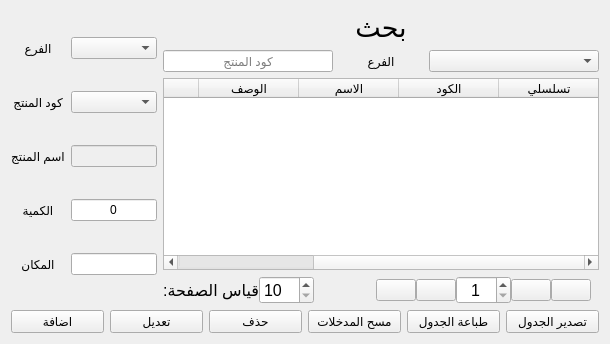
                <widget class="QWidget" name="tab_9">
                 <attribute name="title">
                  <string>منتجات الفرع</string>
                 </attribute>
                 <layout class="QVBoxLayout" name="verticalLayout_8">
                  <item>
                   <layout class="QHBoxLayout" name="horizontalLayout_14" stretch="1,3">
                    <item>
                     <layout class="QGridLayout" name="gridLayout_9">
                      <item row="1" column="0">
                       <widget class="QLabel" name="label_41">
                        <property name="sizePolicy">
                         <sizepolicy hsizetype="Expanding" vsizetype="Preferred">
                          <horstretch>0</horstretch>
                          <verstretch>0</verstretch>
                         </sizepolicy>
                        </property>
                        <property name="layoutDirection">
                         <enum>Qt::RightToLeft</enum>
                        </property>
                        <property name="text">
                         <string>كود المنتج</string>
                        </property>
                        <property name="alignment">
                         <set>Qt::AlignCenter</set>
                        </property>
                       </widget>
                      </item>
                      <item row="1" column="1">
                       <widget class="QComboBox" name="m_type_4">
                        <property name="sizePolicy">
                         <sizepolicy hsizetype="Expanding" vsizetype="Fixed">
                          <horstretch>0</horstretch>
                          <verstretch>0</verstretch>
                         </sizepolicy>
                        </property>
                       </widget>
                      </item>
                      <item row="2" column="0">
                       <widget class="QLabel" name="label_42">
                        <property name="sizePolicy">
                         <sizepolicy hsizetype="Expanding" vsizetype="Preferred">
                          <horstretch>0</horstretch>
                          <verstretch>0</verstretch>
                         </sizepolicy>
                        </property>
                        <property name="layoutDirection">
                         <enum>Qt::RightToLeft</enum>
                        </property>
                        <property name="text">
                         <string>اسم المنتج</string>
                        </property>
                        <property name="alignment">
                         <set>Qt::AlignCenter</set>
                        </property>
                       </widget>
                      </item>
                      <item row="2" column="1">
                       <widget class="QLineEdit" name="m_name_3">
                        <property name="enabled">
                         <bool>false</bool>
                        </property>
                        <property name="layoutDirection">
                         <enum>Qt::RightToLeft</enum>
                        </property>
                        <property name="alignment">
                         <set>Qt::AlignCenter</set>
                        </property>
                       </widget>
                      </item>
                      <item row="0" column="1">
                       <widget class="QComboBox" name="m_type_5">
                        <property name="sizePolicy">
                         <sizepolicy hsizetype="Expanding" vsizetype="Fixed">
                          <horstretch>0</horstretch>
                          <verstretch>0</verstretch>
                         </sizepolicy>
                        </property>
                       </widget>
                      </item>
                      <item row="3" column="0">
                       <widget class="QLabel" name="label_43">
                        <property name="sizePolicy">
                         <sizepolicy hsizetype="Expanding" vsizetype="Preferred">
                          <horstretch>0</horstretch>
                          <verstretch>0</verstretch>
                         </sizepolicy>
                        </property>
                        <property name="layoutDirection">
                         <enum>Qt::RightToLeft</enum>
                        </property>
                        <property name="text">
                         <string>الكمية</string>
                        </property>
                        <property name="alignment">
                         <set>Qt::AlignCenter</set>
                        </property>
                       </widget>
                      </item>
                      <item row="4" column="0">
                       <widget class="QLabel" name="label_47">
                        <property name="sizePolicy">
                         <sizepolicy hsizetype="Expanding" vsizetype="Preferred">
                          <horstretch>0</horstretch>
                          <verstretch>0</verstretch>
                         </sizepolicy>
                        </property>
                        <property name="layoutDirection">
                         <enum>Qt::RightToLeft</enum>
                        </property>
                        <property name="text">
                         <string>المكان</string>
                        </property>
                        <property name="alignment">
                         <set>Qt::AlignCenter</set>
                        </property>
                       </widget>
                      </item>
                      <item row="4" column="1">
                       <widget class="QLineEdit" name="m_name_5">
                        <property name="layoutDirection">
                         <enum>Qt::RightToLeft</enum>
                        </property>
                        <property name="alignment">
                         <set>Qt::AlignCenter</set>
                        </property>
                       </widget>
                      </item>
                      <item row="0" column="0">
                       <widget class="QLabel" name="label_48">
                        <property name="sizePolicy">
                         <sizepolicy hsizetype="Expanding" vsizetype="Preferred">
                          <horstretch>0</horstretch>
                          <verstretch>0</verstretch>
                         </sizepolicy>
                        </property>
                        <property name="layoutDirection">
                         <enum>Qt::RightToLeft</enum>
                        </property>
                        <property name="text">
                         <string>الفرع</string>
                        </property>
                        <property name="alignment">
                         <set>Qt::AlignCenter</set>
                        </property>
                       </widget>
                      </item>
                      <item row="3" column="1">
                       <widget class="QLineEdit" name="m_quantity_2">
                        <property name="text">
                         <string>0</string>
                        </property>
                        <property name="alignment">
                         <set>Qt::AlignCenter</set>
                        </property>
                       </widget>
                      </item>
                     </layout>
                    </item>
                    <item>
                     <layout class="QVBoxLayout" name="verticalLayout_7">
                      <item>
                       <widget class="QLabel" name="label_57">
                        <property name="font">
                         <font>
                          <family>Arial</family>
                          <pointsize>20</pointsize>
                         </font>
                        </property>
                        <property name="text">
                         <string>بحث</string>
                        </property>
                        <property name="alignment">
                         <set>Qt::AlignCenter</set>
                        </property>
                       </widget>
                      </item>
                      <item>
                       <layout class="QHBoxLayout" name="horizontalLayout_32" stretch="2,1,2">
                        <item>
                         <widget class="QLineEdit" name="m_name_search_3">
                          <property name="alignment">
                           <set>Qt::AlignCenter</set>
                          </property>
                          <property name="placeholderText">
                           <string>كود المنتج</string>
                          </property>
                         </widget>
                        </item>
                        <item>
                         <widget class="QLabel" name="label_101">
                          <property name="sizePolicy">
                           <sizepolicy hsizetype="Preferred" vsizetype="Preferred">
                            <horstretch>0</horstretch>
                            <verstretch>0</verstretch>
                           </sizepolicy>
                          </property>
                          <property name="layoutDirection">
                           <enum>Qt::RightToLeft</enum>
                          </property>
                          <property name="text">
                           <string>الفرع</string>
                          </property>
                          <property name="alignment">
                           <set>Qt::AlignCenter</set>
                          </property>
                         </widget>
                        </item>
                        <item>
                         <widget class="QComboBox" name="m_type_search_3">
                          <property name="layoutDirection">
                           <enum>Qt::LeftToRight</enum>
                          </property>
                          <item>
                           <property name="text">
                            <string/>
                           </property>
                          </item>
                          <item>
                           <property name="text">
                            <string>1</string>
                           </property>
                          </item>
                          <item>
                           <property name="text">
                            <string>2</string>
                           </property>
                          </item>
                         </widget>
                        </item>
                       </layout>
                      </item>
                      <item>
                       <widget class="QTableWidget" name="material_branch_table_2">
                        <property name="layoutDirection">
                         <enum>Qt::RightToLeft</enum>
                        </property>
                        <property name="editTriggers">
                         <set>QAbstractItemView::NoEditTriggers</set>
                        </property>
                        <property name="selectionMode">
                         <enum>QAbstractItemView::SingleSelection</enum>
                        </property>
                        <property name="selectionBehavior">
                         <enum>QAbstractItemView::SelectRows</enum>
                        </property>
                        <attribute name="verticalHeaderVisible">
                         <bool>false</bool>
                        </attribute>
                        <column>
                         <property name="text">
                          <string>تسلسلي</string>
                         </property>
                        </column>
                        <column>
                         <property name="text">
                          <string>الكود</string>
                         </property>
                        </column>
                        <column>
                         <property name="text">
                          <string>الاسم</string>
                         </property>
                        </column>
                        <column>
                         <property name="text">
                          <string>الوصف</string>
                         </property>
                        </column>
                        <column>
                         <property name="text">
                          <string>النوع</string>
                         </property>
                        </column>
                        <column>
                         <property name="text">
                          <string>السعر</string>
                         </property>
                        </column>
                       </widget>
                      </item>
                      <item>
                       <layout class="QHBoxLayout" name="horizontalLayout_27" stretch="2,4,5,1,1,4,1,1">
                        <property name="spacing">
                         <number>0</number>
                        </property>
                        <property name="rightMargin">
                         <number>8</number>
                        </property>
                        <property name="bottomMargin">
                         <number>0</number>
                        </property>
                        <item>
                         <widget class="QLabel" name="label_49">
                          <property name="font">
                           <font>
                            <pointsize>12</pointsize>
                            <weight>50</weight>
                            <italic>false</italic>
                            <bold>false</bold>
                           </font>
                          </property>
                          <property name="text">
                           <string>قياس الصفحة:</string>
                          </property>
                         </widget>
                        </item>
                        <item>
                         <widget class="QSpinBox" name="material_branch_page_size_2">
                          <property name="font">
                           <font>
                            <pointsize>12</pointsize>
                            <weight>50</weight>
                            <italic>false</italic>
                            <bold>false</bold>
                           </font>
                          </property>
                          <property name="minimum">
                           <number>10</number>
                          </property>
                          <property name="maximum">
                           <number>200</number>
                          </property>
                          <property name="singleStep">
                           <number>10</number>
                          </property>
                         </widget>
                        </item>
                        <item>
                         <spacer name="horizontalSpacer_11">
                          <property name="orientation">
                           <enum>Qt::Horizontal</enum>
                          </property>
                          <property name="sizeHint" stdset="0">
                           <size>
                            <width>40</width>
                            <height>20</height>
                           </size>
                          </property>
                         </spacer>
                        </item>
                        <item>
                         <widget class="QPushButton" name="material_branch_last_2">
                          <property name="text">
                           <string/>
                          </property>
                          <property name="icon">
                           <iconset resource="icons.qrc">
                            <normaloff>:/icons/icons/last-white.png</normaloff>:/icons/icons/last-white.png</iconset>
                          </property>
                          <property name="iconSize">
                           <size>
                            <width>40</width>
                            <height>40</height>
                           </size>
                          </property>
                         </widget>
                        </item>
                        <item>
                         <widget class="QPushButton" name="material_branch_post_2">
                          <property name="text">
                           <string/>
                          </property>
                          <property name="icon">
                           <iconset resource="icons.qrc">
                            <normaloff>:/icons/icons/next-white.png</normaloff>:/icons/icons/next-white.png</iconset>
                          </property>
                          <property name="iconSize">
                           <size>
                            <width>40</width>
                            <height>40</height>
                           </size>
                          </property>
                         </widget>
                        </item>
                        <item>
                         <widget class="QSpinBox" name="material_branch_page_num_2">
                          <property name="font">
                           <font>
                            <pointsize>12</pointsize>
                            <weight>50</weight>
                            <italic>false</italic>
                            <bold>false</bold>
                           </font>
                          </property>
                          <property name="alignment">
                           <set>Qt::AlignCenter</set>
                          </property>
                          <property name="minimum">
                           <number>1</number>
                          </property>
                          <property name="maximum">
                           <number>999</number>
                          </property>
                         </widget>
                        </item>
                        <item>
                         <widget class="QPushButton" name="material_branch_previous_2">
                          <property name="text">
                           <string/>
                          </property>
                          <property name="icon">
                           <iconset resource="icons.qrc">
                            <normaloff>:/icons/icons/previous-white.png</normaloff>:/icons/icons/previous-white.png</iconset>
                          </property>
                          <property name="iconSize">
                           <size>
                            <width>40</width>
                            <height>40</height>
                           </size>
                          </property>
                         </widget>
                        </item>
                        <item>
                         <widget class="QPushButton" name="material_branch_first_2">
                          <property name="text">
                           <string/>
                          </property>
                          <property name="icon">
                           <iconset resource="icons.qrc">
                            <normaloff>:/icons/icons/first-white.png</normaloff>:/icons/icons/first-white.png</iconset>
                          </property>
                          <property name="iconSize">
                           <size>
                            <width>40</width>
                            <height>40</height>
                           </size>
                          </property>
                         </widget>
                        </item>
                       </layout>
                      </item>
                     </layout>
                    </item>
                   </layout>
                  </item>
                  <item>
                   <layout class="QHBoxLayout" name="horizontalLayout_16">
                    <item>
                     <widget class="QPushButton" name="btn_add_material_branch_2">
                      <property name="text">
                       <string>اضافة</string>
                      </property>
                     </widget>
                    </item>
                    <item>
                     <widget class="QPushButton" name="btn_edit_material_branch_2">
                      <property name="text">
                       <string>تعديل</string>
                      </property>
                     </widget>
                    </item>
                    <item>
                     <widget class="QPushButton" name="btn_delete_material_branch_2">
                      <property name="text">
                       <string>حذف</string>
                      </property>
                     </widget>
                    </item>
                    <item>
                     <widget class="QPushButton" name="btn_clear_material_branch_2">
                      <property name="text">
                       <string>مسح المدخلات</string>
                      </property>
                     </widget>
                    </item>
                    <item>
                     <widget class="QPushButton" name="btn_print_table_material_branch_2">
                      <property name="text">
                       <string>طباعة الجدول</string>
                      </property>
                     </widget>
                    </item>
                    <item>
                     <widget class="QPushButton" name="btn_to_exel_material_branch_2">
                      <property name="text">
                       <string>تصدير الجدول</string>
                      </property>
                     </widget>
                    </item>
                   </layout>
                  </item>
                 </layout>
                </widget>
